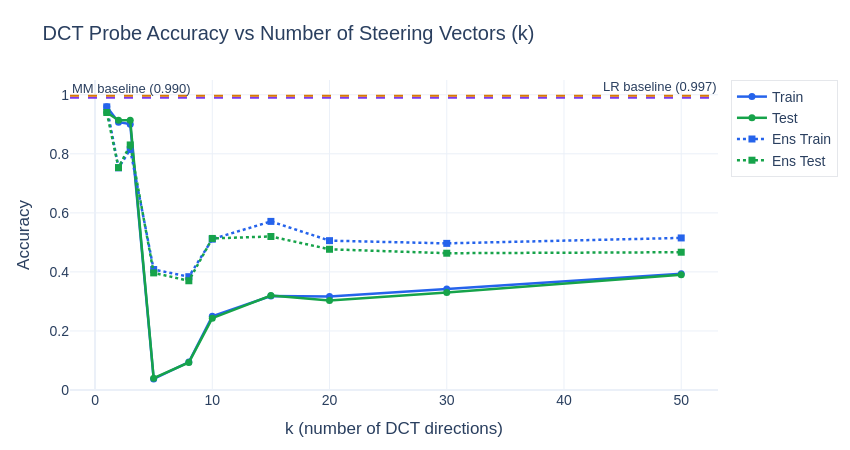

Notebook code cell kept with this figure:
### Markdown cell above
# Test subspace directions

### Code cell
def k_sweep_accuracy(
    train_acts: Float[Tensor, "n d_model"],
    train_labels: Float[Tensor, " n"],
    test_acts: Float[Tensor, "n d_model"],
    test_labels: Float[Tensor, " n"],
    V: Float[Tensor, "d_model num_factors"],
    mean_deltas: pd.Series,
    k_values: list[int],
) -> dict[str, list[float]]:
    train_accs = []
    test_accs = []
    ens_train_accs = []
    ens_test_accs = []

    for k in k_values:
        top_indices = mean_deltas.nlargest(k).index.tolist()
        
        probe = DCTProbe.from_data(
            train_acts, train_labels, V=V, top_indices=top_indices
        )

        train_preds = probe.pred(train_acts)
        test_preds = probe.pred(test_acts)

        train_acc = (train_preds == train_labels).float().mean().item()
        test_acc = (test_preds == test_labels).float().mean().item()

        train_accs.append(train_acc)
        test_accs.append(test_acc)

        ens_probe = EnsembleDCTProbe.from_data(
            train_acts, V=V, top_indices=top_indices
        )

        ens_train_preds = ens_probe.pred_ensemble(train_acts)
        ens_test_preds = ens_probe.pred_ensemble(test_acts)

        ens_train_acc = (ens_train_preds == train_labels).float().mean().item()
        ens_test_acc = (ens_test_preds == test_labels).float().mean().item()

        ens_train_accs.append(ens_train_acc)
        ens_test_accs.append(ens_test_acc)

    return {
        "train_acc": train_accs, 
        "test_acc": test_accs,
        "ens_train_acc": ens_train_accs,
        "ens_test_acc": ens_test_accs
    }

k_values = [1, 2, 3, 5, 8, 10, 15, 20, 30, 50]
k_values = [k for k in k_values if k <= V.shape[1]]

sweep_results = k_sweep_accuracy(
    train_acts["cities"], train_labels["cities"],
    test_acts["cities"], test_labels["cities"],
    V, mean_deltas, k_values,
)

sweep_df = pd.DataFrame({
    "k": k_values,
    "Train Acc": [f"{a:.3f}" for a in sweep_results["train_acc"]],
    "Test Acc": [f"{a:.3f}" for a in sweep_results["test_acc"]],
    "Ens Train Acc": [f"{a:.3f}" for a in sweep_results["ens_train_acc"]],
    "Ens Test Acc": [f"{a:.3f}" for a in sweep_results["ens_test_acc"]],
})
display(sweep_df)

fig = go.Figure()

fig.add_trace(go.Scatter(
    x=k_values, y=sweep_results["train_acc"],
    mode="lines+markers", name="Train",
    line=dict(color=PLOT_COLORS["train"], width=2.5),
    marker=dict(size=7),
))
fig.add_trace(go.Scatter(
    x=k_values, y=sweep_results["test_acc"],
    mode="lines+markers", name="Test",
    line=dict(color=PLOT_COLORS["test"], width=2.5),
    marker=dict(size=7),
))

fig.add_trace(go.Scatter(
    x=k_values, y=sweep_results["ens_train_acc"],
    mode="lines+markers", name="Ens Train",
    line=dict(color=PLOT_COLORS["train"], width=2.5, dash="dot"),
    marker=dict(size=7, symbol="square"),
))
fig.add_trace(go.Scatter(
    x=k_values, y=sweep_results["ens_test_acc"],
    mode="lines+markers", name="Ens Test",
    line=dict(color=PLOT_COLORS["test"], width=2.5, dash="dot"),
    marker=dict(size=7, symbol="square"),
))

mm_test_acc = (mm_probe.pred(test_acts["cities"]) == test_labels["cities"]).float().mean().item()
lr_test_acc = (lr_probe.pred(test_acts["cities"]) == test_labels["cities"]).float().mean().item()

fig.add_hline(y=mm_test_acc, line_dash="dash", line_color=PLOT_COLORS["mm"],
              annotation_text=f"MM baseline ({mm_test_acc:.3f})", 
              annotation_font_size=13,
              annotation_position="top left")
fig.add_hline(y=lr_test_acc, line_dash="dash", line_color=PLOT_COLORS["lr"],
              annotation_text=f"LR baseline ({lr_test_acc:.3f})", 
              annotation_font_size=13,
              annotation_position="top right")

fig.update_layout(
    **PLOT_BASE,
    title="DCT Probe Accuracy vs Number of Steering Vectors (k)",
    xaxis_title="k (number of DCT directions)",
    yaxis_title="Accuracy",
    yaxis_range=[0, 1.05],
    height=450,
    width=850,
)
fig.show()

best_k = k_values[int(np.argmax(sweep_results["test_acc"]))]
best_k_ens = k_values[int(np.argmax(sweep_results["ens_test_acc"]))]

print(f"\nBest k (Avg) by test accuracy: {best_k} ({max(sweep_results['test_acc']):.3f})")
print(f"Best k (Ens) by test accuracy: {best_k_ens} ({max(sweep_results['ens_test_acc']):.3f})")
print(f"MM baseline test accuracy: {mm_test_acc:.3f}")
print(f"LR baseline test accuracy: {lr_test_acc:.3f}")

### Figure 1 — Plotly figure (JSON) as saved in the notebook; plotly's stock layout.template omitted (floating-point values rounded to 4 significant figures)
{"data": [{"line": {"color": "#2563EB", "width": 2.5}, "marker": {"size": 7}, "mode": "lines+markers", "name": "Train", "type": "scatter", "x": [1, 2, 3, 5, 8, 10, 15, 20, 30, 50], "y": [0.959, 0.9072, 0.9005, 0.03763, 0.09448, 0.25, 0.3186, 0.3169, 0.342, 0.3938]}, {"line": {"color": "#16A34A", "width": 2.5}, "marker": {"size": 7}, "mode": "lines+markers", "name": "Test", "type": "scatter", "x": [1, 2, 3, 5, 8, 10, 15, 20, 30, 50], "y": [0.94, 0.9133, 0.9133, 0.04, 0.09333, 0.2433, 0.32, 0.3033, 0.33, 0.39]}, {"line": {"color": "#2563EB", "dash": "dot", "width": 2.5}, "marker": {"size": 7, "symbol": "square"}, "mode": "lines+markers", "name": "Ens Train", "type": "scatter", "x": [1, 2, 3, 5, 8, 10, 15, 20, 30, 50], "y": [0.959, 0.7525, 0.8144, 0.408, 0.3838, 0.5109, 0.5711, 0.5059, 0.4967, 0.5151]}, {"line": {"color": "#16A34A", "dash": "dot", "width": 2.5}, "marker": {"size": 7, "symbol": "square"}, "mode": "lines+markers", "name": "Ens Test", "type": "scatter", "x": [1, 2, 3, 5, 8, 10, 15, 20, 30, 50], "y": [0.94, 0.7533, 0.83, 0.3967, 0.37, 0.5133, 0.52, 0.4767, 0.4633, 0.4667]}], "layout": {"annotations": [{"font": {"size": 13}, "showarrow": false, "text": "MM baseline (0.990)", "x": 0, "xanchor": "left", "xref": "x domain", "y": 0.99, "yanchor": "bottom", "yref": "y"}, {"font": {"size": 13}, "showarrow": false, "text": "LR baseline (0.997)", "x": 1, "xanchor": "right", "xref": "x domain", "y": 0.9967, "yanchor": "bottom", "yref": "y"}], "font": {"family": "Arial, sans-serif", "size": 14}, "height": 450, "legend": {"bgcolor": "rgba(255,255,255,0.8)", "bordercolor": "#E5E7EB", "borderwidth": 1}, "margin": {"b": 60, "l": 70, "r": 40, "t": 80}, "shapes": [{"line": {"color": "#7C3AED", "dash": "dash"}, "type": "line", "x0": 0, "x1": 1, "xref": "x domain", "y0": 0.99, "y1": 0.99, "yref": "y"}, {"line": {"color": "#D97706", "dash": "dash"}, "type": "line", "x0": 0, "x1": 1, "xref": "x domain", "y0": 0.9967, "y1": 0.9967, "yref": "y"}], "title": {"text": "DCT Probe Accuracy vs Number of Steering Vectors (k)"}, "width": 850, "xaxis": {"title": {"text": "k (number of DCT directions)"}}, "yaxis": {"range": [0, 1.05], "title": {"text": "Accuracy"}}}}
